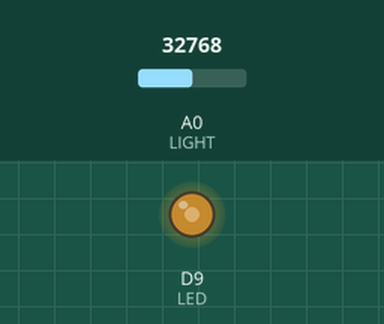
This program was run on a simulated CircuitPython board. Parts: output pins drawn as LEDs (lit = HIGH). The inputs (shaded band) are chosen by the test bench; at power-on: A0 (LIGHT) = 32768 (analog values on the 0–65535 scale).

Above: at 1.2 s.
1.3 s: A0 (LIGHT) set to 19660
At 2.5 s:
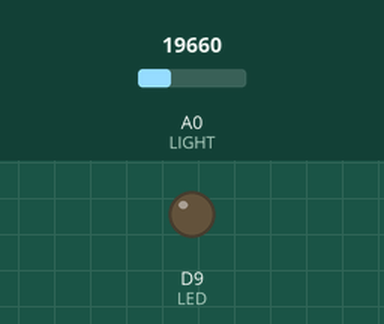
2.8 s: A0 (LIGHT) set to 32767
At 3.8 s:
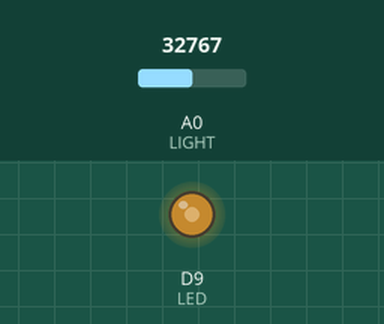
4.3 s: A0 (LIGHT) set to 7864
At 4.9 s:
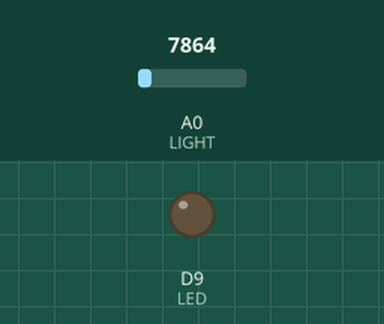
Timing chart, 0 to 7.3 s (numbered marks = the images above; inputs shaded):
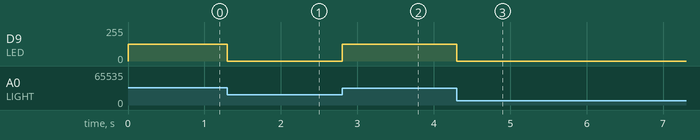

The program:

Photosensor-LED.py
```python
"""
Photosensor -> LED

================================================="""

import analogio
import board
import pulseio
from simpleio import map_range

LED = pulseio.PWMOut(board.D9)
LIGHT = analogio.AnalogIn(board.A0)


while True:
    LIGHT_VAL = map_range(LIGHT.value, 20000, 32766, 0, 32766)
    LED.duty_cycle = int(LIGHT_VAL)
```

Measured:
- after the input at 1.3 s, D9 (LED): 127/255 → 0/255 at once
- after the input at 2.8 s, D9 (LED): 0/255 → 127/255 at once
- after the input at 4.3 s, D9 (LED): 127/255 → 0/255 at once
